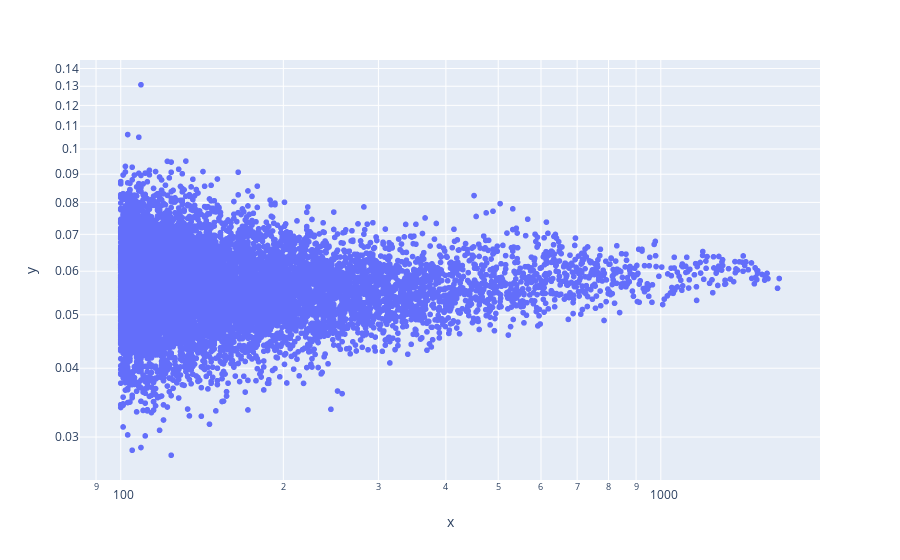

The notebook cell saved with this chart:
### Code cell
# plot the degree vs clustering coefficient
px.scatter(x=degrees, y=clustering, log_y=True, log_x=True)

### Figure 1 — Plotly figure (JSON) as saved in the notebook; plotly's stock layout.template omitted (floating-point values rounded to 4 significant figures; data arrays with more than 128 entries replaced by an {"elided": "..."} marker saying what was removed)
{"data": [{"hovertemplate": "x=%{x}<br>y=%{y}<extra></extra>", "legendgroup": "", "marker": {"color": "#636efa", "symbol": "circle"}, "mode": "markers", "name": "", "showlegend": false, "type": "scattergl", "x": {"elided": "10000 int values"}, "xaxis": "x", "y": {"elided": "10000 float values"}, "yaxis": "y"}], "layout": {"legend": {"tracegroupgap": 0}, "margin": {"t": 60}, "xaxis": {"anchor": "y", "domain": [0, 1], "title": {"text": "x"}, "type": "log"}, "yaxis": {"anchor": "x", "domain": [0, 1], "title": {"text": "y"}, "type": "log"}}}
